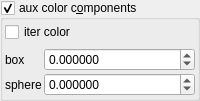
    <widget class="MyGroupBox" name="groupCheck_fold_color_aux_color_enabled_false">
     <property name="title">
      <string>aux color c&amp;omponents</string>
     </property>
     <property name="checkable">
      <bool>true</bool>
     </property>
     <layout class="QVBoxLayout" name="verticalLayout_12">
      <property name="leftMargin">
       <number>2</number>
      </property>
      <property name="topMargin">
       <number>2</number>
      </property>
      <property name="rightMargin">
       <number>2</number>
      </property>
      <property name="bottomMargin">
       <number>2</number>
      </property>
      <item>
       <widget class="MyCheckBox" name="checkBox_transf_function_enabledy_false">
        <property name="text">
         <string>iter color</string>
        </property>
       </widget>
      </item>
      <item>
       <layout class="QGridLayout" name="gridLayout_23" columnstretch="0,1">
        <property name="spacing">
         <number>2</number>
        </property>
        <item row="1" column="0">
         <widget class="QLabel" name="label_60">
          <property name="text">
           <string>box</string>
          </property>
         </widget>
        </item>
        <item row="1" column="1">
         <widget class="MyDoubleSpinBox" name="spinbox4_fold_color_difs_0000_x">
          <property name="sizePolicy">
           <sizepolicy hsizetype="Minimum" vsizetype="Maximum">
            <horstretch>0</horstretch>
            <verstretch>0</verstretch>
           </sizepolicy>
          </property>
          <property name="prefix">
           <string/>
          </property>
          <property name="suffix">
           <string/>
          </property>
          <property name="decimals">
           <number>6</number>
          </property>
          <property name="minimum">
           <double>-100.000000000000000</double>
          </property>
          <property name="maximum">
           <double>100.000000000000000</double>
          </property>
          <property name="singleStep">
           <double>0.100000000000000</double>
          </property>
         </widget>
        </item>
        <item row="2" column="1">
         <widget class="MyDoubleSpinBox" name="spinbox4_fold_color_difs_0000_y">
          <property name="sizePolicy">
           <sizepolicy hsizetype="Minimum" vsizetype="Maximum">
            <horstretch>0</horstretch>
            <verstretch>0</verstretch>
           </sizepolicy>
          </property>
          <property name="prefix">
           <string/>
          </property>
          <property name="suffix">
           <string/>
          </property>
          <property name="decimals">
           <number>6</number>
          </property>
          <property name="minimum">
           <double>-100.000000000000000</double>
          </property>
          <property name="maximum">
           <double>100.000000000000000</double>
          </property>
          <property name="singleStep">
           <double>0.100000000000000</double>
          </property>
         </widget>
        </item>
        <item row="2" column="0">
         <widget class="QLabel" name="label_59">
          <property name="text">
           <string>sphere</string>
          </property>
         </widget>
        </item>
       </layout>
      </item>
     </layout>
    </widget>
